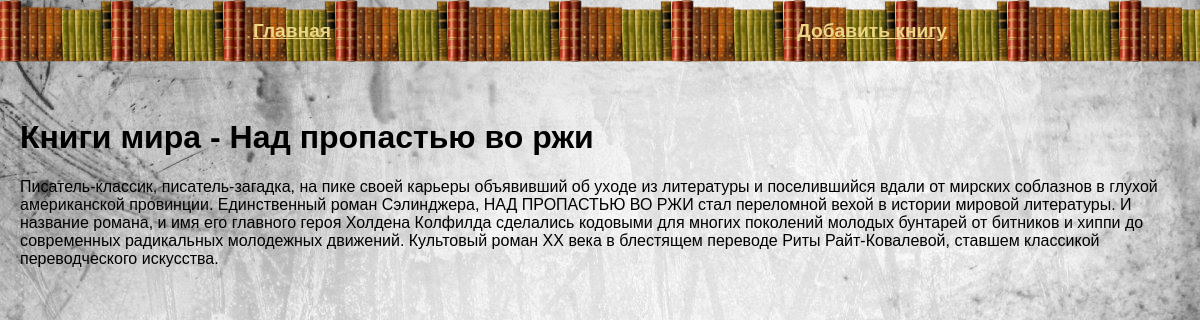
Page /book/over-the-field on the committed database.
### tables this page shows
CREATE TABLE mainmenu(
id INTEGER PRIMARY KEY AUTOINCREMENT,
title TEXT NOT NULL,
url TEXT NOT NULL
);

CREATE TABLE books(
id INTEGER PRIMARY KEY AUTOINCREMENT,
title TEXT NOT NULL,
text TEXT NOT NULL,
url TEXT NOT NULL,
time INTEGER NOT NULL
);

### part_42.py (the view)
@app.route("/book/<alias>")
def show_book(alias):
    db = get_db()
    dbase = FDataBase(db)
    title, post = dbase.get_post(alias)
    return render_template('book.html', menu=dbase.get_menu(), title=title, post=post)

### FDataBase.py (called while the page is built)
    def get_menu(self):
        sql = 'SELECT * FROM mainmenu'
        try:
            self.__cur.execute(sql)
            res = self.__cur.fetchall()
            if res:
                return res
        except IOError:
            print('Ошибка чтения из БД')
        return []

    def get_post(self, alias):
        try:
            self.__cur.execute(f"SELECT title, text FROM books WHERE url = '{alias}'")
            res = self.__cur.fetchone()
            if res:
                return res
        except sqlite3.Error as e:
            print('Ошибка получения книги из БД ' + str(e))
        return False, False

### part_42.py (called while the page is built)
def connect_db():
    con = sqlite3.connect(app.config['DATABASE'])
    con.row_factory = sqlite3.Row
    return con

def get_db():
    if not hasattr(g, 'link_db'):
        g.link_db = connect_db()
    return g.link_db

### templates/book.html
{% extends 'base.html' %}
{% block content %}
{{ super() }}
{{ post | safe }}
{% endblock %}

### templates/base.html (shortened to what this page needs)
<!DOCTYPE html>
<html lang="en">
<head>
    <link rel="stylesheet" href="{{ url_for('static', filename='css/style.css') }}">
</head>
<body>
{% block content %}
    {% block mainmenu %}
        <ul class="menu">
            {% for m in menu %}
            <li><a href="{{ m.url }}">{{ m.title }}</a></li>
            {% endfor %}
        </ul>
    <div class="content">
    {% endblock %}
    {% if title %}
        <h1>Книги мира - {{ title }}</h1>
    {% else %}
        <h1>Книги мира</h1>
    {% endif %}
    {% endblock %}
</div>
</body>
</html>

### static/css/style.css (style rules this page uses)
body { background-image: url("1666584509_3-48.jpg"); background-size: cover; margin: 0; padding: 0; font-family: Verdana, Geneva, Tahoma, sans-serif; }
.menu { display: flex; justify-content: space-around; list-style: none; background-image: url('free-png.ru-335.png'); background-size: contain; padding: 20px; margin-top: 0; }
.content { margin: 0 auto; max-width: 1200px; padding: 20px; box-sizing: border-box; }
.menu a { font-weight: bold; font-size: larger; color: rgb(237, 213, 134); }
ul { list-style: none; padding: 0; }

### rows in the picture
mainmenu: title "Главная"
mainmenu: title "Добавить книгу"
books: title "Над пропастью во ржи", text "Писатель-классик, писатель-загадка, на пике своей карьеры объявивший об уходе из литературы и поселившийся вдали от мирских соблазнов в глухой американской провинции. Единственный роман Сэлинджера, НАД ПРОПАСТЬЮ ВО РЖИ стал переломной вехой в истории мировой литературы. И название романа, и имя его главного героя Холдена Колфилда сделались кодовыми для многих поколений молодых бунтарей от битников и хиппи до современных радикальных молодежных движений. Культовый роман ХХ века в блестящем переводе Риты Райт-Ковалевой, ставшем классикой переводческого искусства."
